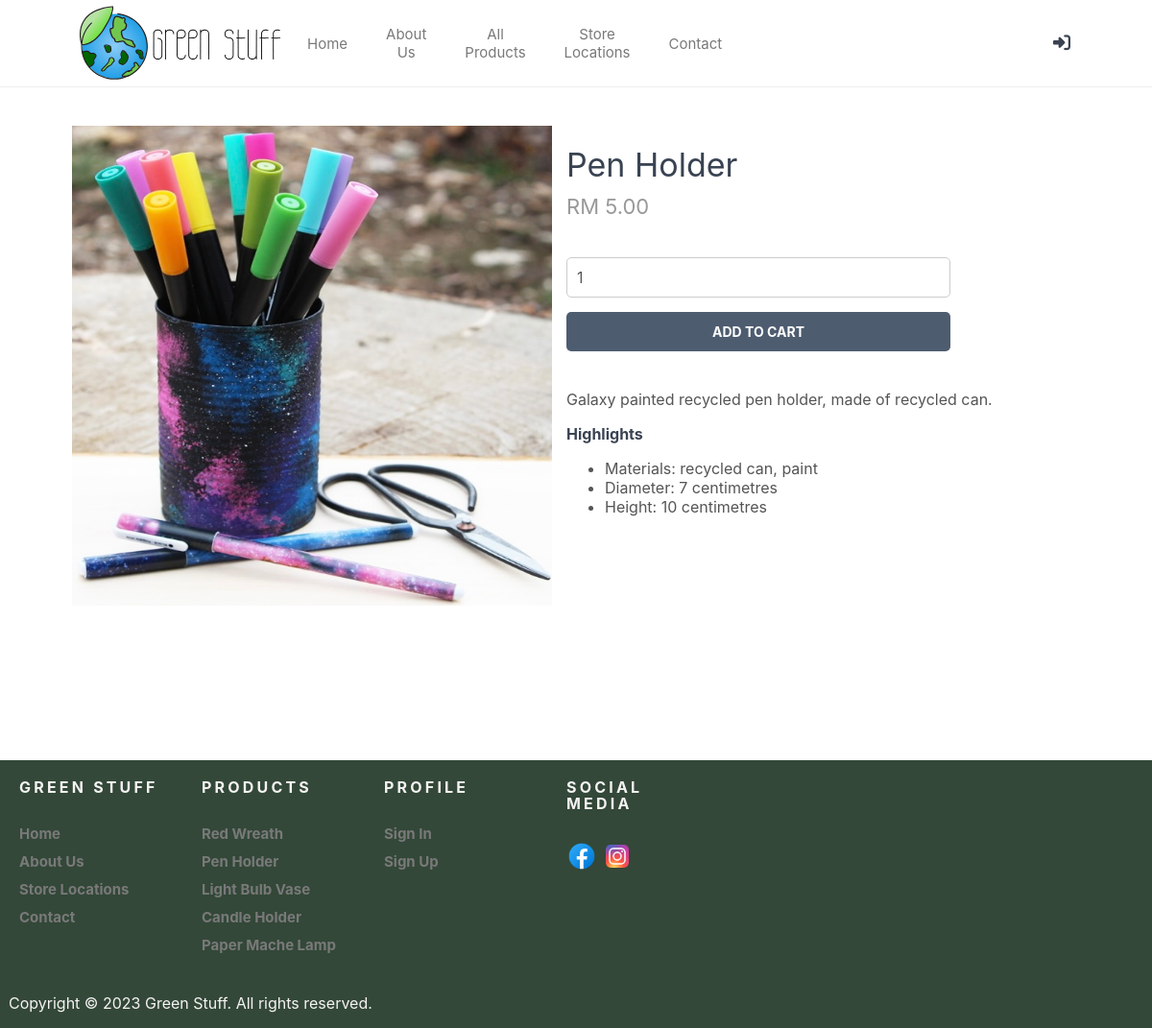
Page /index.php?page=product&id=8 on the committed database.
### tables this page shows
CREATE TABLE `products` (
  `id` int(11) NOT NULL,
  `name` varchar(200) NOT NULL,
  `desc` text NOT NULL,
  `price` decimal(7,2) NOT NULL,
  `rrp` decimal(7,2) NOT NULL DEFAULT 0.00,
  `qty` int(11) NOT NULL,
  `img` text NOT NULL,
  `date_added` datetime NOT NULL DEFAULT current_timestamp()
);

### index.php (called while the page is built, shortened)
<?php
    include 'functions.php';
    $page = isset($_GET['page']) && file_exists($_GET['page'] . '.php') ? $_GET['page'] : 'home';
    include $page . '.php';
?>

### product.php (the view, shortened to what this page needs)
<?php
if (isset($_GET['id'])) {
    $stmt = $pdo->prepare('SELECT * FROM products WHERE id = ?');
    $stmt->execute([$_GET['id']]);
    $product = $stmt->fetch(PDO::FETCH_ASSOC);
} else {
    exit('Product does not exist!');
}
?>
<?=h_header('Product')?>
<div class="product content-wrapper">
    <img src="imgs/<?=$product['img']?>" width="500" height="500" alt="<?=$product['name']?>">
    <div>
        <h1 class="name"><?=$product['name']?></h1>
        <span class="price">
            RM <?=$product['price']?>
        </span>
        <form method="post"  action="index.php?page=cart">
            <input type="number" name="quantity" value="1" min="1" max="<?=$product['qty']?>" placeholder="Quantity" required>
            <?php if(!empty($_SESSION['ID'])){?>
            <input type="submit" value="Add To Cart">
            <?php }else{?>
            <input type="button" value="Add To Cart"  class="addtocart" style="text-align:center;" onclick="return loginwarning();" >
            <?php }?>
        </form>
        <div class="description">
            <?=$product['desc']?>
        </div>
    </div>
</div>
<?=h_footer()?>

### layoutt.css (style rules this page uses)
* { box-sizing: border-box; font-family: -apple-system, BlinkMacSystemFont, "segoe ui", roboto, oxygen, ubuntu, cantarell, "fira sans", "droid sans", "helvetica neue", Arial, sans-serif; font-size: 16px; -webkit-font-smoothing: anti aliased; -moz-osx-font-smoothing: grayscale; }
html { height: 100%; }
body { position: relative; min-height: 100%; color: #555555; background-color: #FFFFFF; margin: 0; padding-bottom: 100px; }
h1, h2, h3, h4, h5 { color: #394352; }
.content-wrapper { width: 1050px; margin: 0 auto; }
main > .product { display: flex; padding: 40px 0; }
main > .product > div { padding-left: 15px; }
main > .product h1 { font-size: 34px; font-weight: normal; margin: 0; padding: 20px 0 10px 0; }
main > .product .price { display: block; font-size: 22px; color: #999999; }
main > .product form { display: flex; flex-flow: column; margin: 40px 0; }
main > .product form input[type="number"] { width: 400px; padding: 10px; margin-bottom: 15px; border: 1px solid #ccc; color: #555555; border-radius: 5px; }
main > .product form input[type="submit"], .addtocart { background: #4e5c70; border: 0; color: #FFFFFF; width: 400px; padding: 12px 0; text-transform: uppercase; font-size: 14px; font-weight: bold; border-radius: 5px; cursor: pointer; }

### rows in the picture
products: img (picture), name "Pen Holder", price "5.00", desc "Galaxy painted recycled pen holder, made of recycled can. Highlights Materials: recycled can, paint Diameter: 7 centimetres Height: 10 centimetres"
